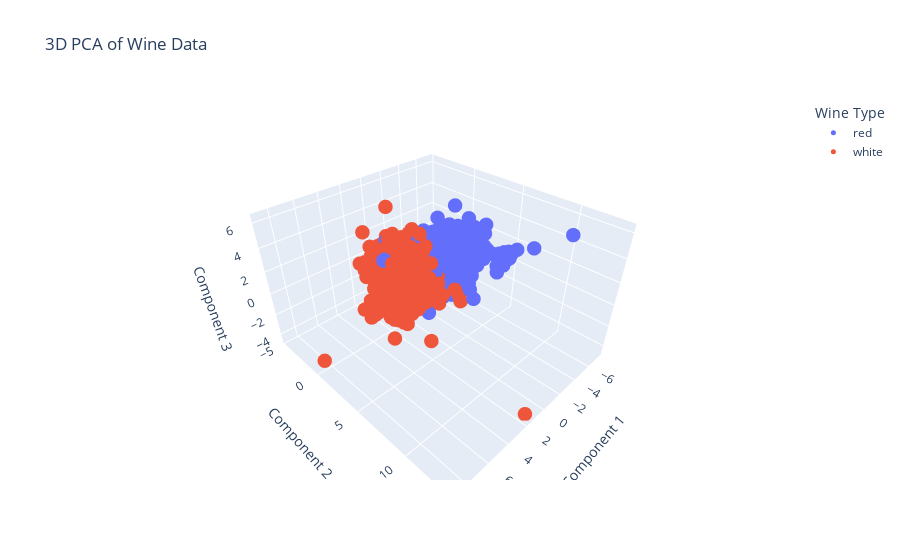

This figure's notebook cell:
### Code cell
import plotly.express as px

fig = px.scatter_3d(
    x=pca_result[:, 0],
    y=pca_result[:, 1],
    z=pca_result[:, 2],
    color=df_wine['hue'],
    labels={'x': 'Component 1', 'y': 'Component 2', 'z': 'Component 3', 'color': 'Wine Type'},
    title='3D PCA of Wine Data',
)

fig.update_traces(marker=dict(size=5))

fig.show()

### Figure 1 — Plotly figure (JSON) as saved in the notebook; plotly's stock layout.template omitted (floating-point values rounded to 4 significant figures; data arrays with more than 128 entries replaced by an {"elided": "..."} marker saying what was removed)
{"data": [{"hovertemplate": "Wine Type=red<br>Component 1=%{x}<br>Component 2=%{y}<br>Component 3=%{z}<extra></extra>", "legendgroup": "red", "marker": {"color": "#636efa", "size": 5, "symbol": "circle"}, "mode": "markers", "name": "red", "scene": "scene", "showlegend": true, "type": "scatter3d", "x": {"elided": "1599 float values"}, "y": {"elided": "1599 float values"}, "z": {"elided": "1599 float values"}}, {"hovertemplate": "Wine Type=white<br>Component 1=%{x}<br>Component 2=%{y}<br>Component 3=%{z}<extra></extra>", "legendgroup": "white", "marker": {"color": "#EF553B", "size": 5, "symbol": "circle"}, "mode": "markers", "name": "white", "scene": "scene", "showlegend": true, "type": "scatter3d", "x": {"elided": "4898 float values"}, "y": {"elided": "4898 float values"}, "z": {"elided": "4898 float values"}}], "layout": {"legend": {"title": {"text": "Wine Type"}, "tracegroupgap": 0}, "scene": {"domain": {"x": [0, 1], "y": [0, 1]}, "xaxis": {"title": {"text": "Component 1"}}, "yaxis": {"title": {"text": "Component 2"}}, "zaxis": {"title": {"text": "Component 3"}}}, "title": {"text": "3D PCA of Wine Data"}}}
